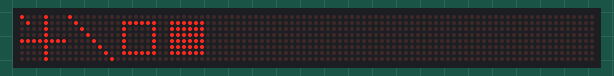
Recording of a program running on a simulated MicroPython board. Parts: 96×8 LED matrix. Library files of the repository ran but are not shown: max7219.py. At 8.0 s the program stops and its outputs stay as they are.

Above: at 2.1 s.
At 4.1 s:
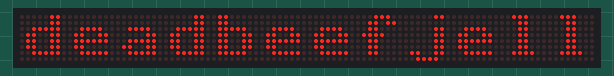
At 6.1 s:
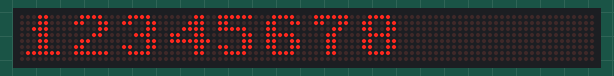
At 8.1 s:
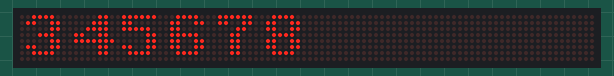

The program:

dis001.py
```python
import max7219
import time
from machine import Pin, SPI

spi = SPI(1, baudrate=10000000, polarity=0, phase=0)

display = max7219.Matrix8x8(spi, Pin(15), 12)

display.fill(0)
display.show()
time.sleep(2)

display.pixel(0,0,1)
display.pixel(1,1,1)
display.hline(0,4,8,1)
display.vline(4,0,8,1)
display.line(8, 0, 16, 8, 1)
display.rect(17,1,6,6,1)
display.fill_rect(25,1,6,6,1)
display.show()
time.sleep(2)

display.fill(0)
display.text('dead',0,0,1)
display.text('beef',32,0,1)
display.text('jell',64,0,1)
display.show()
time.sleep(2)

display.fill(0)
display.text('12345678',0,0,1)
display.show()
time.sleep(2)
display.scroll(-8,0) # 23456788
display.scroll(-8,0) # 34567888
display.show()
```

Measured:
- what the display in image 0 shows lasts 2.0 s, from 2.0 s to 4.0 s
